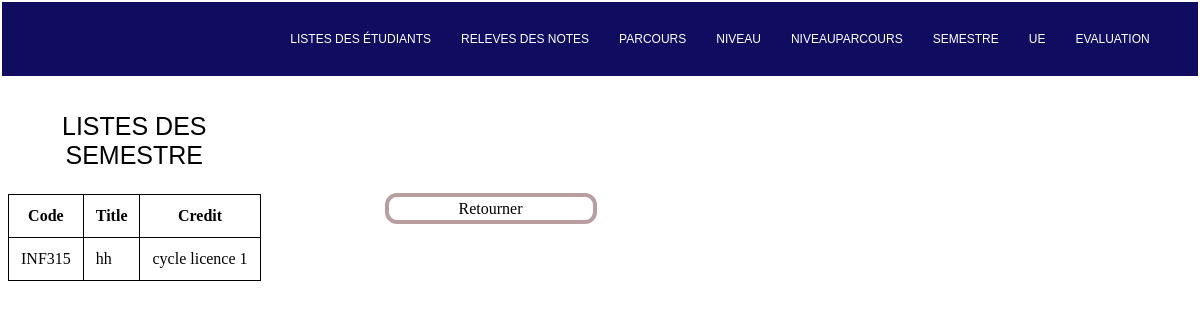
Page /semestre/detail_semestre/1/ on the committed database.
### semestre/models.py (models this page shows, shortened)
class SemestreModel(models.Model):
    code = models.CharField(max_length=12,null=True)
    title = models.CharField(max_length=255,null=True)
    description = models.CharField(max_length = 1000,null=True)
    class Meta:
        ordering = ['code']

### semestre/views.py (the view)
# urls.py: path('detail_semestre/<str:pk>/',detail_semestre,name='detail_semestre'),
def detail_semestre(request,pk):
    data = SemestreModel.objects.get(id=pk)
    context = {
        'data':data,
    }
    return render(request,'detail_semestre.html',context)

### semestre/templates/detail_semestre.html (shortened to what this page needs)
{% extends 'base.html' %}  {% block content %}
<div class="container">
    <div class="tbaleau1">
        <table>
            <caption>Listes des Semestre</caption>
            <thead>
                <tr>
                    <th>Code</th>
                    <th>Title</th>
                    <th>Credit</th>
                </tr>
            </thead>
            <tbody>
                <tr>
                    <td>{{ data.code}}</td>
                    <td>{{ data.title }}</td>
                    <td>{{ data.description }}</td>
                </tr>
            </tbody>
        </table>
    </div>
    <div class="tableau2">
        <ul>
            <li id="ajout"><a href="{% url 'home_semestre' %}">Retourner</a></li>
        </ul>
    </div>
</div>
{% endblock %}

### semestre/templates/detail_semestre.html (style rules this page uses)
table { border-collapse: collapse; }
caption { text-transform: uppercase; font-family: Arial, Helvetica, sans-serif; font-size: 25px; margin-top: 3vw; margin-bottom: 2vw; }
td, th { border: 1px solid black; padding: 1vw; }
ul li { list-style: none; }
a { text-decoration: none; text-transform: capitalize; color: black; }
.container { display: flex; }
.tableau2 { margin-top: 9vw; margin-left: 7vw; }
ul #ajout a { border: 4px solid #B89E9E; border-radius: 1vw; padding: 3px 70px; }

### rows in the picture
SemestreModel: code "INF315", title "hh", description "cycle licence 1"
